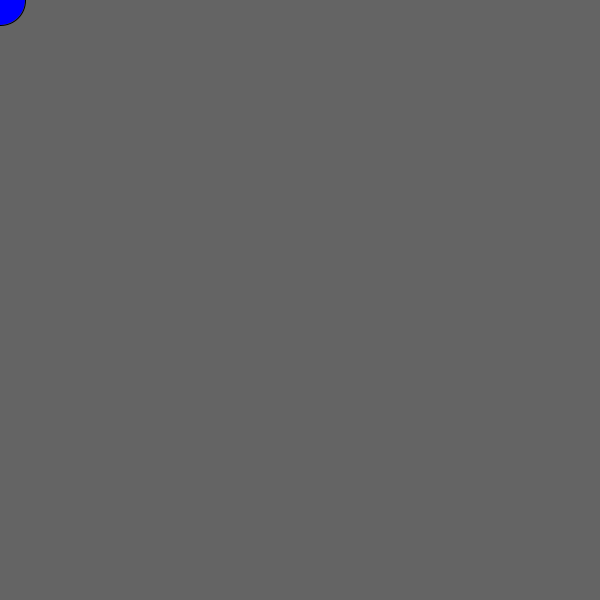
Frame 1 (no input)
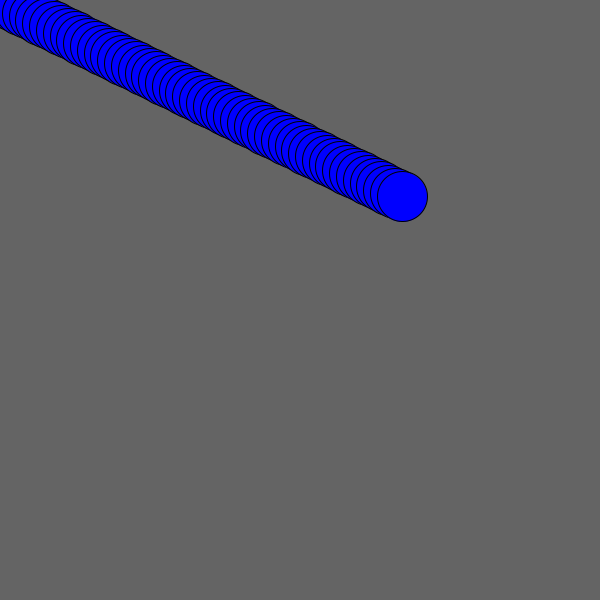
Frame 60 (the mouse pressed at the canvas centre just before this capture)
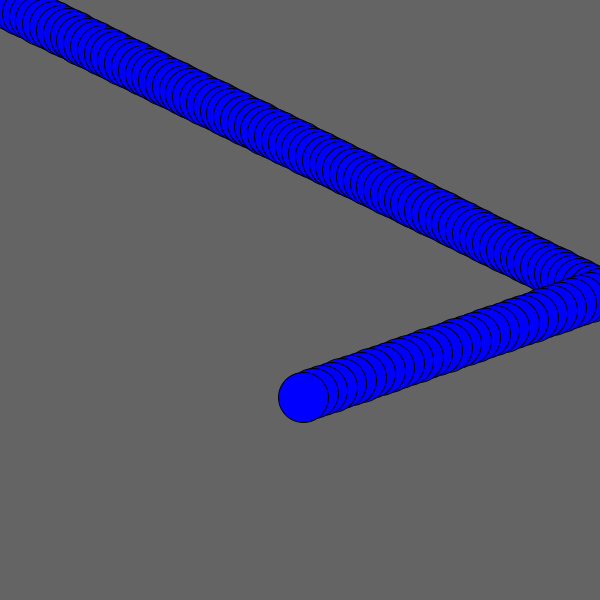
Frame 120 (the mouse held since frame 60 and released just before this capture)

The Processing sketch that drew these frames (run headless with seeded random() and noise(); from frame 60 on, the mouse is pressed at the canvas centre):

// Processing sketch: sketch_200415a
// ── sketch_200415a.pde
PVector pos = new PVector( 0, 0);
PVector direction = new PVector( 0, 0);
int max_speed=10;
void setup()
{
  direction.x=random(1,max_speed);
  direction.y=random(1,max_speed);
  size(600, 600);
  background(100);
  //fill(255,0,0);
  //ellipse( width/2, , 50, 50);
  
}

void draw()
{
  fill(0, 0 ,255);
  ellipse(pos.x, pos.y, 50, 50);
  if (pos.x < 0)
  {
    direction.x=+random(1,max_speed);
    
  }
  if (pos.x >= 600)
  {
    direction.x=-random(1,max_speed);
    
  }
  if (pos.y < 0)
  {
    direction.y=+random(1,max_speed);
    
  }
  if (pos.y >= 600)
  {
    direction.y=-random(1,max_speed);
    
  }
  pos.y=pos.y+direction.y;
  pos.x=pos.x+direction.x;
}
